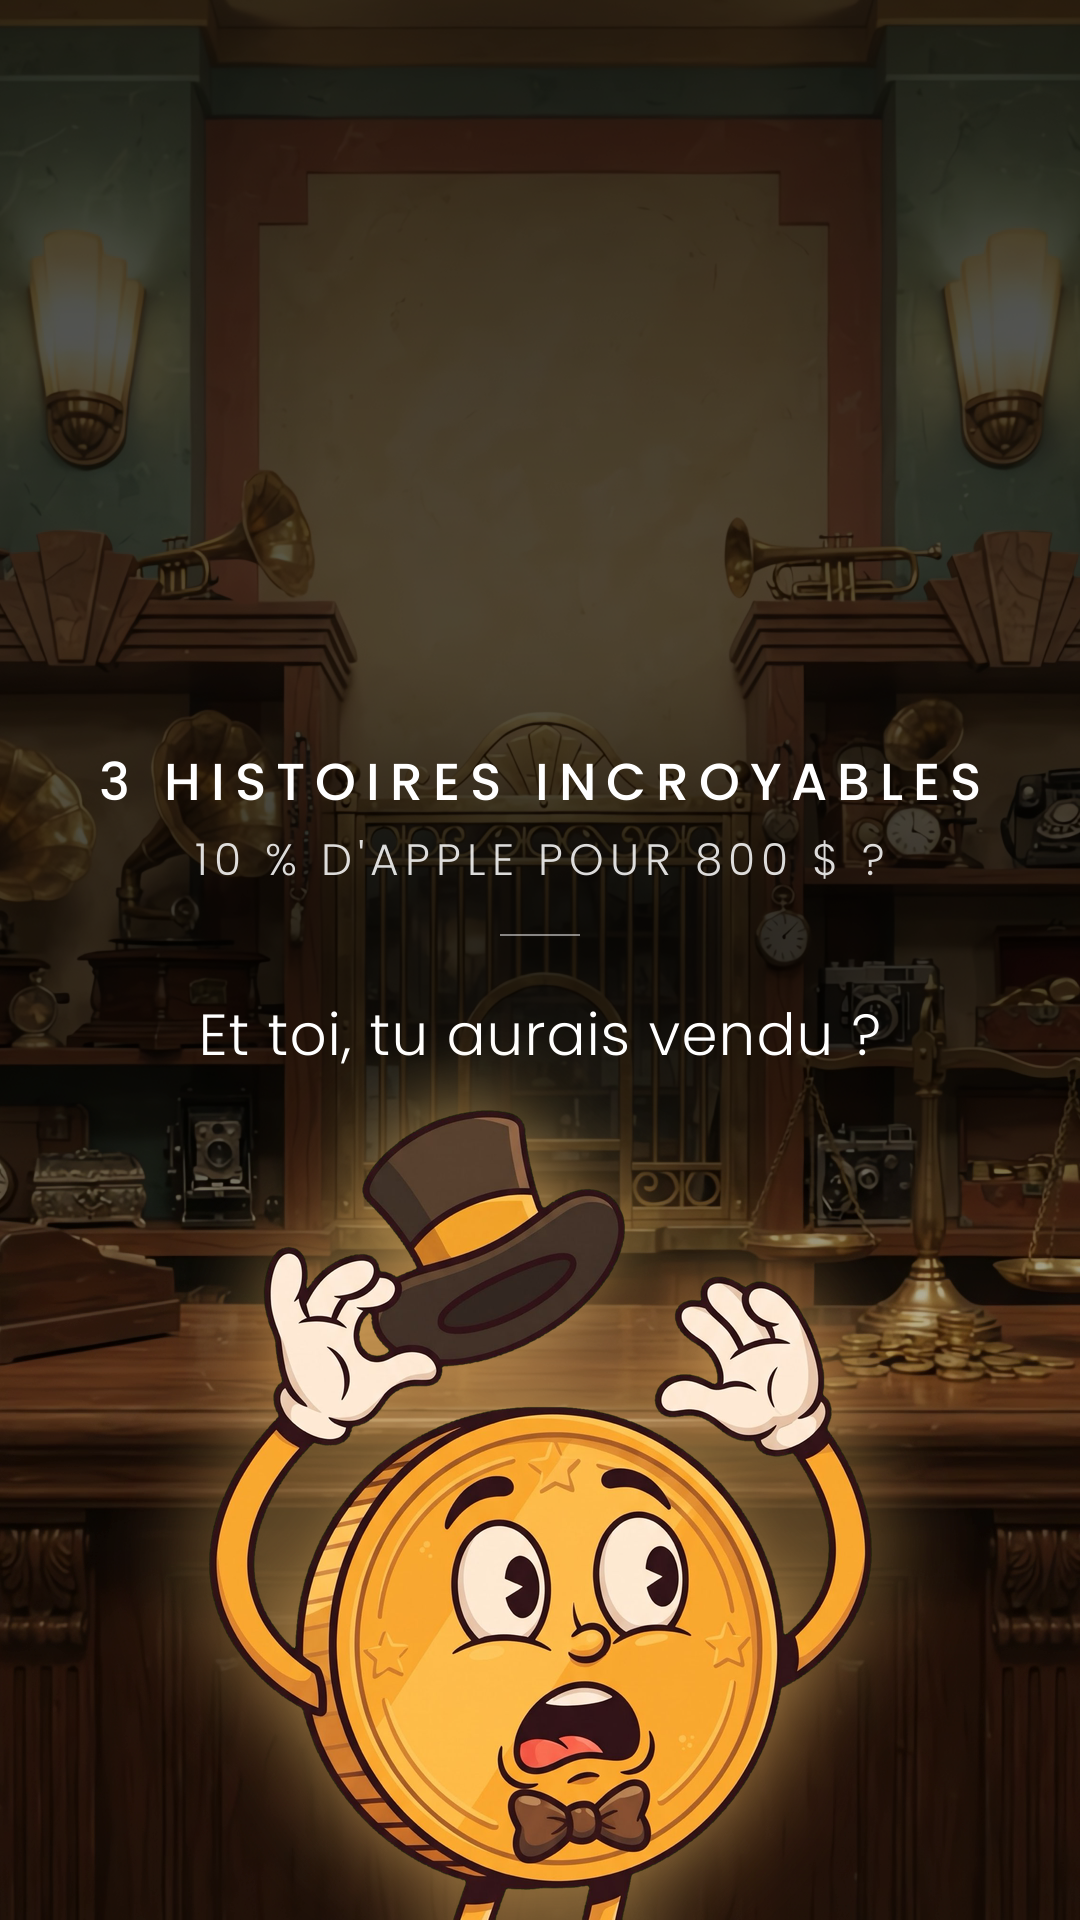

Generate this figure with Python:
"""Couverture des « 3 histoires incroyables » (style maison, lib/cards_lib.py) : le prêteur sur gages assombri, titre « 3 HISTOIRES INCROYABLES »,
sous-titre « 10 % D'APPLE POUR 800 $ ? », question « Et toi, tu aurais vendu ? », gros plan de Mister Coin bouche bée devant un prix (lib/gros_plan.py)."""
import cairo, numpy as np, sys, os, subprocess
HERE = os.path.dirname(os.path.abspath(__file__)); ROOT = os.path.abspath(os.path.join(HERE, '..', '..'))
sys.path.insert(0, f'{ROOT}/lib'); sys.path.insert(0, f'{ROOT}/mister_coin')
from PIL import Image, ImageFilter
import cards_lib as cards
from cards_lib import W, H
TMP = f'{HERE}/tmp'; os.makedirs(TMP, exist_ok=True)
def still(src, n, dst):
    if not os.path.exists(dst):
        subprocess.run(['ffmpeg', '-loglevel', 'error', '-y', '-i', src, '-vf', f'select=eq(n\\,{n})', '-vframes', '1', dst], check=True)
    return Image.open(dst).convert('RGB')
def bg(c):
    _sr = f'{HERE}/decors/sr/decor_preteur.mp4'; d = still(_sr if os.path.exists(_sr) else f'{HERE}/decors/decor_preteur.mp4', 40, f'{TMP}/preteur_couv{"_sr" if os.path.exists(_sr) else ""}.png').resize((W, H), Image.LANCZOS)
    arr = np.asarray(d.convert('RGB')).astype(np.float32); y = np.arange(H)[:, None, None]
    dark = np.interp(y, [0, 650, 1120, 1320, H], [.72, .62, .58, .25, .4])
    xs = np.arange(W)[None, :, None]; band = np.exp(-((y-930)/170.0)**2)*np.exp(-((xs-540)/520.0)**2); dark = np.clip(dark+.22*band, 0, .9)
    arr *= 1-dark; b = Image.fromarray(arr.astype(np.uint8)).convert('RGBA').tobytes('raw', 'BGRa')
    src = cairo.ImageSurface.create_for_data(bytearray(b), cairo.FORMAT_ARGB32, W, H); c.set_source_surface(src); c.paint()
EXPR = os.environ.get('EXPR', 'bouche_bee_prix')
cards.bg = bg
_put = cards.put
def _q(c, s_, y, fam, size, *a, **k):
    if s_ == "Et toi, tu achètes ?": s_ = "Et toi, tu aurais vendu ?"; size = cards.fit(c, s_, fam, size, 0, 900)
    return _put(c, s_, y, fam, size, *a, **k)
cards.put = _q
import veo_coin as VC
path = f'{HERE}/couverture.png'; cards.card("3 HISTOIRES INCROYABLES", False, path, sub=("10 % D'APPLE POUR 800 $ ?",))
im = Image.open(path).convert('RGBA')
import gros_plan; gros_plan.coller(im, EXPR)                                                   # gros plan maison (lib/gros_plan.py)
im.convert('RGB').save(path); print('ok')
